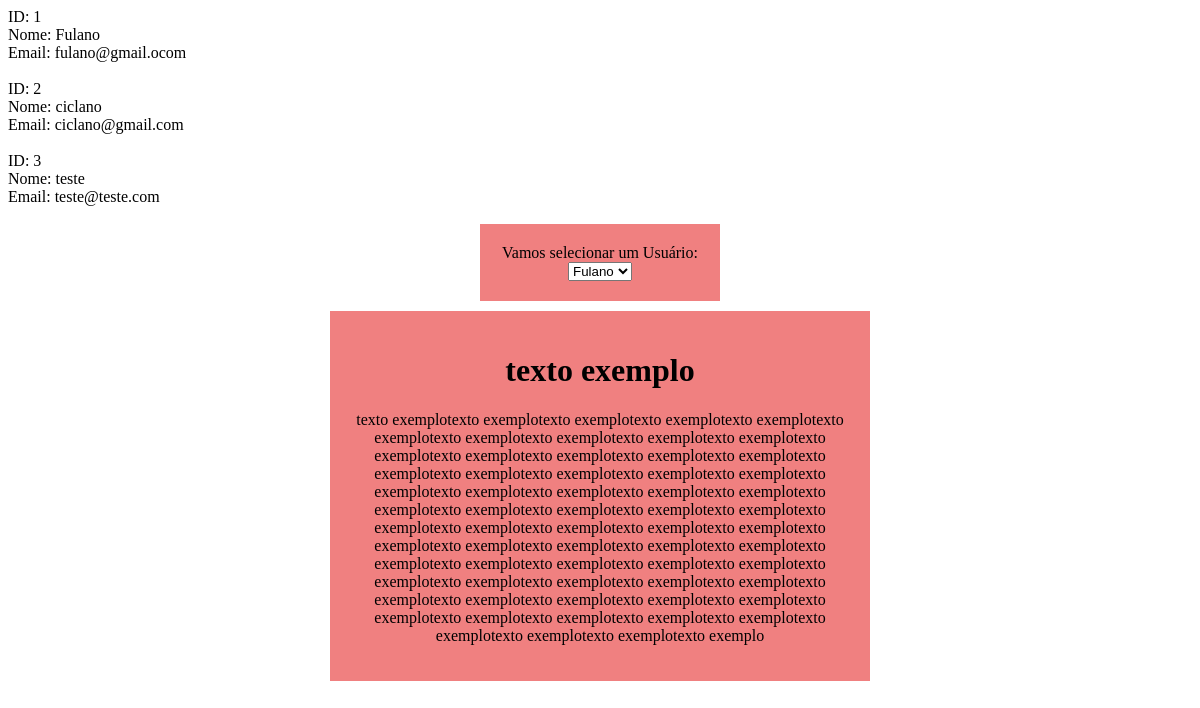
The page /select.php on the database its author committed.
### tables this page shows
CREATE TABLE `usuarios` (
  `id` int(11) NOT NULL,
  `nome` varchar(255) NOT NULL,
  `email` varchar(255) NOT NULL
);

CREATE TABLE `texto` (
  `id` int(11) NOT NULL,
  `titulo` varchar(255) NOT NULL,
  `texto` text DEFAULT NULL
);

### select.php (the view, shortened to what this page needs)
<?php
require "conexao.php";
$queryUsuario = 'SELECT * FROM teste_db.usuarios';
$resultadoUsuario = $connPDOMySql->prepare($queryUsuario);
$resultadoUsuario->execute();
$usuarios = $resultadoUsuario->fetchAll(PDO::FETCH_OBJ);
$id_texto = 1;
$queryTexto = 'SELECT * FROM teste_db.texto WHERE id = :id_texto';
$resultadoTexto = $connPDOMySql->prepare($queryTexto);
$resultadoTexto->bindParam(":id_texto", $id_texto, PDO::PARAM_STR);
$resultadoTexto->execute();
$texto = $resultadoTexto->fetch(PDO::FETCH_OBJ);
foreach ($usuarios as $usuario) {
    echo "ID: " . $usuario->id . "<br>";
    echo "Nome: " . $usuario->nome . "<br>";
    echo "Email: " . $usuario->email . "<br><br>";
}
?>
<!DOCTYPE html>
<html lang="en">
<head>
</head>
<body>
    <div class="center-box">
        <label for="usuarios">Vamos selecionar um Usuário:</label>
        <select name="usuarios" id="usuarios">
            <?php
            foreach ($usuarios as $usuario) {
                echo "<option value=".$usuario->id.">".$usuario->nome."</option>";
            }
            ?>
        </select>
    </div>
    <div class="center-page">
        <h1><?php echo $texto->titulo; ?></h1>
        <p><?php echo $texto->texto; ?></p>
    </div>
</body>
</html>

### select.php (style rules this page uses)
.center-box { width: 200px; margin: 0 auto; text-align: center; background: lightcoral; padding: 20px; margin-bottom: 10px; }
.center-page { width: 500px; margin: 0 auto; text-align: center; background: lightcoral; padding: 20px; }

### rows shown on the page
usuarios: id "1", nome "Fulano", email "fulano@gmail.ocom"
usuarios: id "2", nome "ciclano", email "ciclano@gmail.com"
usuarios: id "3", nome "teste", email "teste@teste.com"
texto: titulo "texto exemplo", texto "texto exemplotexto exemplotexto exemplotexto exemplotexto exemplotexto exemplotexto exemplotexto exemplotexto exemplotexto exemplotexto exemplotexto exemplotexto exemplotexto exemplotexto exemplotexto exemplotexto exemplotexto exemplotexto exemplotexto exemplotexto exemplotexto exemplotexto exemplotexto exemplotexto exemplotexto exemplotexto exemplotexto exemplotexto exemplotexto exemplotexto exemplotexto exemplotexto exemplotexto exemplotexto exemplotexto exemplotexto exemplotexto exemplotexto exemplotexto exemplotexto exemplotexto exemplotexto exemplotexto exemplotexto exemplotexto exemplotexto exemplotexto exemplotexto exemplotexto exemplotexto exemplotexto exemplotexto exemplotexto…"

### other values the page prints
form field usuarios "Fulano"
